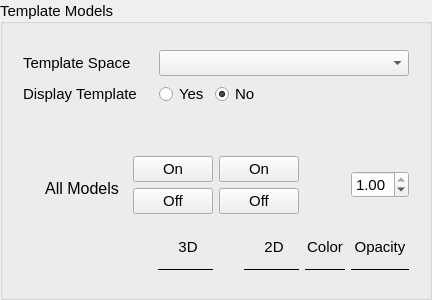
    <widget class="ctkCollapsibleGroupBox" name="templateModelsVisGB">
     <property name="sizePolicy">
      <sizepolicy hsizetype="MinimumExpanding" vsizetype="Preferred">
       <horstretch>0</horstretch>
       <verstretch>0</verstretch>
      </sizepolicy>
     </property>
     <property name="minimumSize">
      <size>
       <width>400</width>
       <height>0</height>
      </size>
     </property>
     <property name="font">
      <font>
       <family>Arial</family>
       <pointsize>11</pointsize>
      </font>
     </property>
     <property name="title">
      <string>Template Models</string>
     </property>
     <property name="alignment">
      <set>Qt::AlignLeading|Qt::AlignLeft|Qt::AlignVCenter</set>
     </property>
     <property name="flat">
      <bool>false</bool>
     </property>
     <layout class="QGridLayout" name="gridLayout">
      <item row="0" column="0">
       <widget class="QWidget" name="templateViewWig" native="true">
        <layout class="QGridLayout" name="gridLayout_18">
         <property name="topMargin">
          <number>15</number>
         </property>
         <item row="0" column="1" colspan="3">
          <widget class="QComboBox" name="templateSpaceCB">
           <property name="minimumSize">
            <size>
             <width>250</width>
             <height>0</height>
            </size>
           </property>
           <property name="font">
            <font>
             <family>Arial</family>
             <pointsize>11</pointsize>
            </font>
           </property>
           <property name="currentText">
            <string>Select template</string>
           </property>
           <property name="placeholderText">
            <string>Select template</string>
           </property>
          </widget>
         </item>
         <item row="0" column="0">
          <widget class="QLabel" name="label_33">
           <property name="sizePolicy">
            <sizepolicy hsizetype="Fixed" vsizetype="Preferred">
             <horstretch>0</horstretch>
             <verstretch>0</verstretch>
            </sizepolicy>
           </property>
           <property name="minimumSize">
            <size>
             <width>130</width>
             <height>0</height>
            </size>
           </property>
           <property name="text">
            <string>Template Space</string>
           </property>
          </widget>
         </item>
         <item row="1" column="0">
          <widget class="QLabel" name="label_22">
           <property name="sizePolicy">
            <sizepolicy hsizetype="Fixed" vsizetype="Preferred">
             <horstretch>0</horstretch>
             <verstretch>0</verstretch>
            </sizepolicy>
           </property>
           <property name="minimumSize">
            <size>
             <width>130</width>
             <height>0</height>
            </size>
           </property>
           <property name="text">
            <string>Display Template</string>
           </property>
          </widget>
         </item>
         <item row="1" column="1">
          <widget class="QRadioButton" name="templateViewYes">
           <property name="sizePolicy">
            <sizepolicy hsizetype="Fixed" vsizetype="Fixed">
             <horstretch>0</horstretch>
             <verstretch>0</verstretch>
            </sizepolicy>
           </property>
           <property name="minimumSize">
            <size>
             <width>50</width>
             <height>0</height>
            </size>
           </property>
           <property name="text">
            <string>Yes</string>
           </property>
           <attribute name="buttonGroup">
            <string notr="true">templateViewButtonGroup</string>
           </attribute>
          </widget>
         </item>
         <item row="1" column="2">
          <widget class="QRadioButton" name="templateViewNo">
           <property name="sizePolicy">
            <sizepolicy hsizetype="Fixed" vsizetype="Fixed">
             <horstretch>0</horstretch>
             <verstretch>0</verstretch>
            </sizepolicy>
           </property>
           <property name="minimumSize">
            <size>
             <width>50</width>
             <height>0</height>
            </size>
           </property>
           <property name="text">
            <string>No</string>
           </property>
           <property name="checked">
            <bool>true</bool>
           </property>
           <attribute name="buttonGroup">
            <string notr="true">templateViewButtonGroup</string>
           </attribute>
          </widget>
         </item>
        </layout>
       </widget>
      </item>
      <item row="1" column="0">
       <spacer name="verticalSpacer_4">
        <property name="orientation">
         <enum>Qt::Vertical</enum>
        </property>
        <property name="sizeType">
         <enum>QSizePolicy::Fixed</enum>
        </property>
        <property name="sizeHint" stdset="0">
         <size>
          <width>20</width>
          <height>20</height>
         </size>
        </property>
       </spacer>
      </item>
      <item row="3" column="0">
       <widget class="QWidget" name="new_models" native="true">
        <property name="sizePolicy">
         <sizepolicy hsizetype="MinimumExpanding" vsizetype="Preferred">
          <horstretch>0</horstretch>
          <verstretch>0</verstretch>
         </sizepolicy>
        </property>
        <layout class="QGridLayout" name="gridLayout_2">
         <property name="leftMargin">
          <number>9</number>
         </property>
         <property name="topMargin">
          <number>0</number>
         </property>
         <property name="rightMargin">
          <number>9</number>
         </property>
         <property name="bottomMargin">
          <number>0</number>
         </property>
        </layout>
       </widget>
      </item>
      <item row="2" column="0" alignment="Qt::AlignRight">
       <widget class="QWidget" name="templateModelsHeaderWig" native="true">
        <property name="sizePolicy">
         <sizepolicy hsizetype="MinimumExpanding" vsizetype="Preferred">
          <horstretch>0</horstretch>
          <verstretch>0</verstretch>
         </sizepolicy>
        </property>
        <layout class="QGridLayout" name="gridLayout_8">
         <property name="leftMargin">
          <number>9</number>
         </property>
         <property name="rightMargin">
          <number>9</number>
         </property>
         <item row="6" column="7">
          <widget class="QLabel" name="label_58">
           <property name="sizePolicy">
            <sizepolicy hsizetype="MinimumExpanding" vsizetype="Preferred">
             <horstretch>0</horstretch>
             <verstretch>0</verstretch>
            </sizepolicy>
           </property>
           <property name="minimumSize">
            <size>
             <width>50</width>
             <height>0</height>
            </size>
           </property>
           <property name="text">
            <string>Opacity</string>
           </property>
           <property name="alignment">
            <set>Qt::AlignBottom|Qt::AlignHCenter</set>
           </property>
          </widget>
         </item>
         <item row="0" column="0" rowspan="5" colspan="3">
          <widget class="QLabel" name="label_42">
           <property name="sizePolicy">
            <sizepolicy hsizetype="MinimumExpanding" vsizetype="Preferred">
             <horstretch>0</horstretch>
             <verstretch>0</verstretch>
            </sizepolicy>
           </property>
           <property name="minimumSize">
            <size>
             <width>0</width>
             <height>0</height>
            </size>
           </property>
           <property name="font">
            <font>
             <family>Arial</family>
             <pointsize>12</pointsize>
             <weight>50</weight>
             <bold>false</bold>
            </font>
           </property>
           <property name="text">
            <string>All Models</string>
           </property>
           <property name="alignment">
            <set>Qt::AlignCenter</set>
           </property>
           <property name="indent">
            <number>10</number>
           </property>
          </widget>
         </item>
         <item row="1" column="3" alignment="Qt::AlignRight">
          <widget class="QPushButton" name="allTemplateModels3DOn">
           <property name="sizePolicy">
            <sizepolicy hsizetype="Preferred" vsizetype="Fixed">
             <horstretch>0</horstretch>
             <verstretch>0</verstretch>
            </sizepolicy>
           </property>
           <property name="minimumSize">
            <size>
             <width>0</width>
             <height>0</height>
            </size>
           </property>
           <property name="text">
            <string>On</string>
           </property>
           <attribute name="buttonGroup">
            <string notr="true">allModelsButtonGroup</string>
           </attribute>
          </widget>
         </item>
         <item row="2" column="3" alignment="Qt::AlignRight">
          <widget class="QPushButton" name="allTemplateModels3DOff">
           <property name="sizePolicy">
            <sizepolicy hsizetype="Preferred" vsizetype="Fixed">
             <horstretch>0</horstretch>
             <verstretch>0</verstretch>
            </sizepolicy>
           </property>
           <property name="minimumSize">
            <size>
             <width>60</width>
             <height>0</height>
            </size>
           </property>
           <property name="text">
            <string>Off</string>
           </property>
           <attribute name="buttonGroup">
            <string notr="true">allModelsButtonGroup</string>
           </attribute>
          </widget>
         </item>
         <item row="6" column="3" alignment="Qt::AlignRight">
          <widget class="QLabel" name="label_14">
           <property name="sizePolicy">
            <sizepolicy hsizetype="MinimumExpanding" vsizetype="Preferred">
             <horstretch>0</horstretch>
             <verstretch>0</verstretch>
            </sizepolicy>
           </property>
           <property name="minimumSize">
            <size>
             <width>50</width>
             <height>0</height>
            </size>
           </property>
           <property name="text">
            <string>3D</string>
           </property>
           <property name="alignment">
            <set>Qt::AlignBottom|Qt::AlignHCenter</set>
           </property>
          </widget>
         </item>
         <item row="1" column="7" rowspan="2">
          <widget class="QDoubleSpinBox" name="allTemplateModelsOpacity">
           <property name="sizePolicy">
            <sizepolicy hsizetype="MinimumExpanding" vsizetype="Fixed">
             <horstretch>0</horstretch>
             <verstretch>0</verstretch>
            </sizepolicy>
           </property>
           <property name="minimumSize">
            <size>
             <width>58</width>
             <height>0</height>
            </size>
           </property>
           <property name="maximum">
            <double>1.000000000000000</double>
           </property>
           <property name="singleStep">
            <double>0.100000000000000</double>
           </property>
           <property name="value">
            <double>1.000000000000000</double>
           </property>
          </widget>
         </item>
         <item row="6" column="4" alignment="Qt::AlignRight">
          <widget class="QLabel" name="label_15">
           <property name="sizePolicy">
            <sizepolicy hsizetype="MinimumExpanding" vsizetype="Preferred">
             <horstretch>0</horstretch>
             <verstretch>0</verstretch>
            </sizepolicy>
           </property>
           <property name="minimumSize">
            <size>
             <width>50</width>
             <height>0</height>
            </size>
           </property>
           <property name="text">
            <string>2D</string>
           </property>
           <property name="alignment">
            <set>Qt::AlignBottom|Qt::AlignHCenter</set>
           </property>
          </widget>
         </item>
         <item row="0" column="5" rowspan="7" colspan="2">
          <widget class="QLabel" name="label_57">
           <property name="sizePolicy">
            <sizepolicy hsizetype="MinimumExpanding" vsizetype="Preferred">
             <horstretch>0</horstretch>
             <verstretch>0</verstretch>
            </sizepolicy>
           </property>
           <property name="minimumSize">
            <size>
             <width>35</width>
             <height>0</height>
            </size>
           </property>
           <property name="text">
            <string>Color</string>
           </property>
           <property name="alignment">
            <set>Qt::AlignBottom|Qt::AlignHCenter</set>
           </property>
          </widget>
         </item>
         <item row="8" column="5" colspan="2">
          <widget class="Line" name="line_16">
           <property name="sizePolicy">
            <sizepolicy hsizetype="MinimumExpanding" vsizetype="Fixed">
             <horstretch>0</horstretch>
             <verstretch>0</verstretch>
            </sizepolicy>
           </property>
           <property name="minimumSize">
            <size>
             <width>40</width>
             <height>0</height>
            </size>
           </property>
           <property name="frameShadow">
            <enum>QFrame::Plain</enum>
           </property>
           <property name="orientation">
            <enum>Qt::Horizontal</enum>
           </property>
          </widget>
         </item>
         <item row="1" column="4" alignment="Qt::AlignRight">
          <widget class="QPushButton" name="allTemplateModels2DOn">
           <property name="sizePolicy">
            <sizepolicy hsizetype="Preferred" vsizetype="Fixed">
             <horstretch>0</horstretch>
             <verstretch>0</verstretch>
            </sizepolicy>
           </property>
           <property name="minimumSize">
            <size>
             <width>0</width>
             <height>0</height>
            </size>
           </property>
           <property name="text">
            <string>On</string>
           </property>
           <attribute name="buttonGroup">
            <string notr="true">allModelsButtonGroup</string>
           </attribute>
          </widget>
         </item>
         <item row="8" column="7">
          <widget class="Line" name="line_15">
           <property name="sizePolicy">
            <sizepolicy hsizetype="MinimumExpanding" vsizetype="Fixed">
             <horstretch>0</horstretch>
             <verstretch>0</verstretch>
            </sizepolicy>
           </property>
           <property name="minimumSize">
            <size>
             <width>50</width>
             <height>0</height>
            </size>
           </property>
           <property name="frameShadow">
            <enum>QFrame::Plain</enum>
           </property>
           <property name="orientation">
            <enum>Qt::Horizontal</enum>
           </property>
          </widget>
         </item>
         <item row="8" column="4" alignment="Qt::AlignRight">
          <widget class="Line" name="line_4">
           <property name="sizePolicy">
            <sizepolicy hsizetype="MinimumExpanding" vsizetype="Fixed">
             <horstretch>0</horstretch>
             <verstretch>0</verstretch>
            </sizepolicy>
           </property>
           <property name="minimumSize">
            <size>
             <width>55</width>
             <height>0</height>
            </size>
           </property>
           <property name="frameShadow">
            <enum>QFrame::Plain</enum>
           </property>
           <property name="orientation">
            <enum>Qt::Horizontal</enum>
           </property>
          </widget>
         </item>
         <item row="6" column="0" rowspan="3" colspan="3">
          <spacer name="horizontalSpacer">
           <property name="orientation">
            <enum>Qt::Horizontal</enum>
           </property>
           <property name="sizeType">
            <enum>QSizePolicy::MinimumExpanding</enum>
           </property>
           <property name="sizeHint" stdset="0">
            <size>
             <width>90</width>
             <height>20</height>
            </size>
           </property>
          </spacer>
         </item>
         <item row="8" column="3" alignment="Qt::AlignRight">
          <widget class="Line" name="line_3">
           <property name="sizePolicy">
            <sizepolicy hsizetype="MinimumExpanding" vsizetype="Fixed">
             <horstretch>0</horstretch>
             <verstretch>0</verstretch>
            </sizepolicy>
           </property>
           <property name="minimumSize">
            <size>
             <width>55</width>
             <height>0</height>
            </size>
           </property>
           <property name="frameShadow">
            <enum>QFrame::Plain</enum>
           </property>
           <property name="orientation">
            <enum>Qt::Horizontal</enum>
           </property>
          </widget>
         </item>
         <item row="2" column="4">
          <widget class="QPushButton" name="allTemplateModels2DOff">
           <property name="sizePolicy">
            <sizepolicy hsizetype="Preferred" vsizetype="Fixed">
             <horstretch>0</horstretch>
             <verstretch>0</verstretch>
            </sizepolicy>
           </property>
           <property name="minimumSize">
            <size>
             <width>0</width>
             <height>0</height>
            </size>
           </property>
           <property name="text">
            <string>Off</string>
           </property>
           <attribute name="buttonGroup">
            <string notr="true">allModelsButtonGroup</string>
           </attribute>
          </widget>
         </item>
        </layout>
       </widget>
      </item>
     </layout>
    </widget>
